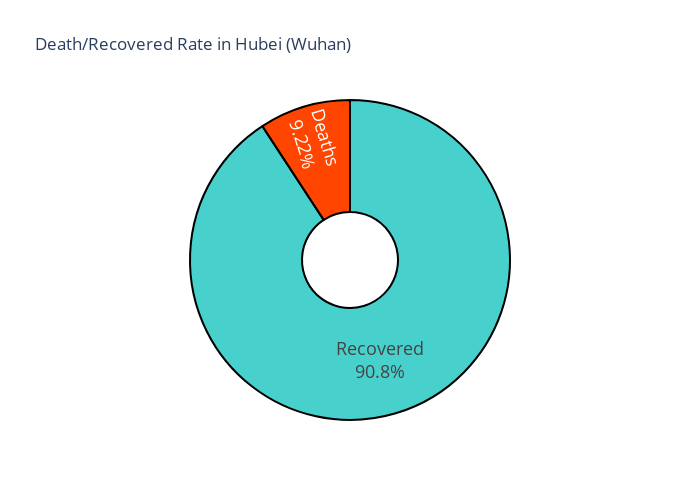

Notebook code for this chart:
### Code cell
import plotly.graph_objs as go

colors = ['mediumturquoise', 'orangered']
columns = list(df_Hubei_Dead.iloc[:,1:3])
values = df_Hubei_Dead.iloc[:,1:3].values.tolist()[0]

fig = go.Figure(data=[go.Pie(labels=columns, 
                             values=values , hole=.3)]
               )

fig.update_traces(hoverinfo='label+percent+value', textinfo='label+percent', textfont_size=18,
                  marker=dict(colors=colors, line=dict(color='#000000', width=2))
                 )

fig.update_layout(
    title_text="Death/Recovered Rate in Hubei (Wuhan)", height=500, width=700, showlegend=False)

fig.show()

### Figure 1 — Plotly figure (JSON) as saved in the notebook; plotly's stock layout.template omitted (floating-point values rounded to 4 significant figures)
{"data": [{"hole": 0.3, "hoverinfo": "label+percent+value", "labels": ["Recovered", "Deaths"], "marker": {"colors": ["mediumturquoise", "orangered"], "line": {"color": "#000000", "width": 2}}, "textfont": {"size": 18}, "textinfo": "label+percent", "type": "pie", "values": [26403, 2682]}], "layout": {"height": 500, "showlegend": false, "title": {"text": "Death/Recovered Rate in Hubei (Wuhan)"}, "width": 700}}
